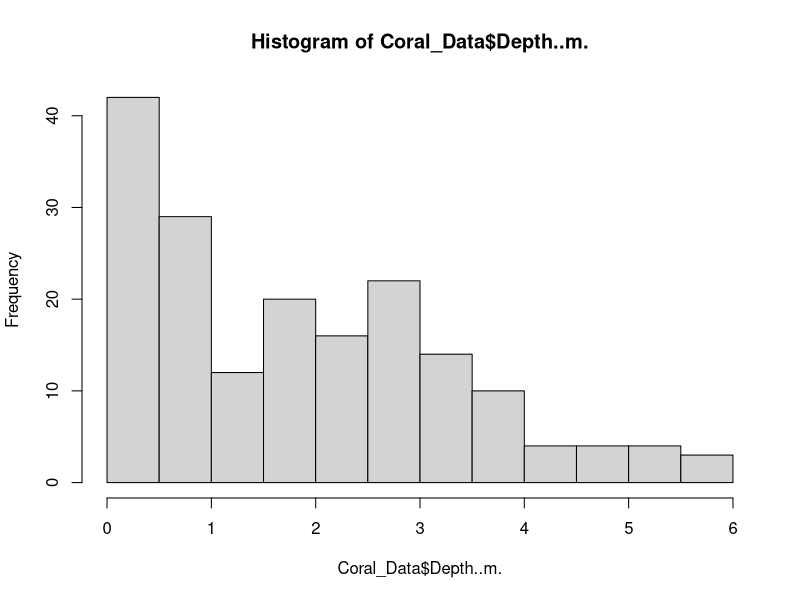
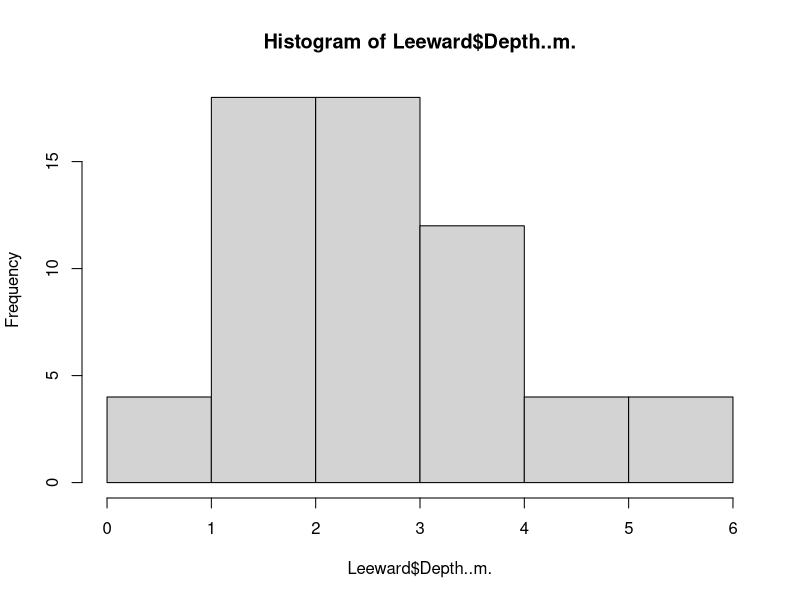
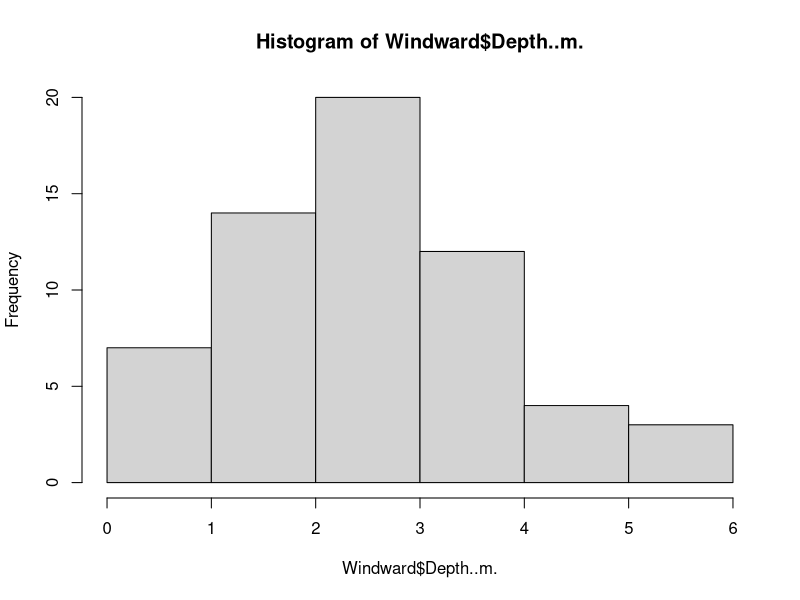
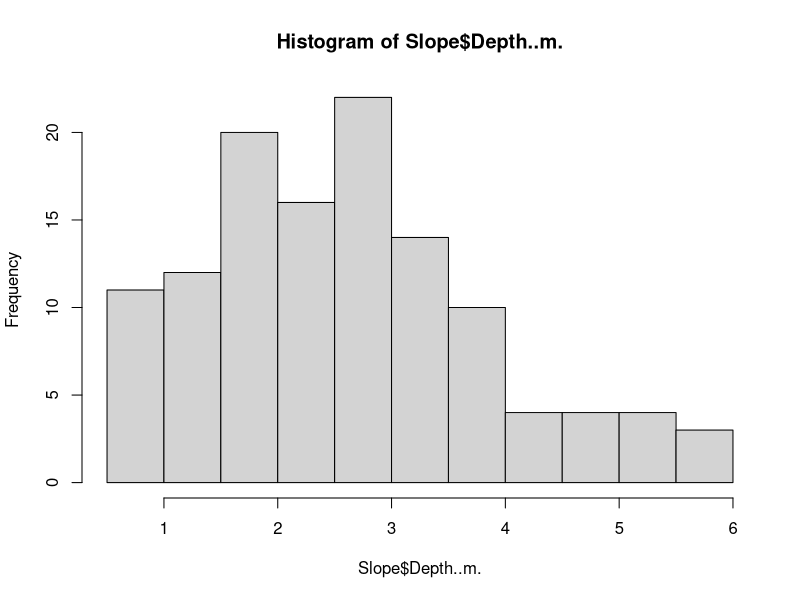

Write the R code that produced these figures, in order. (Note: this script raises an error after producing the figures.)
library(data.table)

Coral_Data <- read.csv("Coral_Collection.csv")
Coral_Data$Depth..m. <- as.numeric(as.character(Coral_Data$Depth..m.))
hist(Coral_Data$Depth..m.)
Leeward=subset(Coral_Data, Reef.Area=="Leeward")
hist(Leeward$Depth..m.)
Windward=subset(Coral_Data, Reef.Area=="Windward")
hist(Windward$Depth..m.)
subset(Coral_Data, Reef.Area!="Top")
Slope <- subset(Coral_Data, Reef.Area!="Top")
hist(Slope$Depth..m.)

GPSData <- read.csv("GPS_Data.csv", skip = 27, stringsAsFactors = F)
GPSData$ID <- as.numeric(as.character(GPSData$ID))
GPSData <- GPSData[GPSData$ID>158,]
View(GPSData)

stopat <- which(GPSData$ID=="")[1]  # Find first row where ID is blank...
GPSData <- GPSData[1:stopat-1, ]  # Remove all rows past the first blank row...

# Convert time from character object to time object
GPSData$time <- as.POSIXct(GPSData$time, format="%Y-%m-%dT%H:%M:%SZ", tz="GMT")
GPSData$hst <- format(GPSData$time, tz="Pacific/Honolulu")
